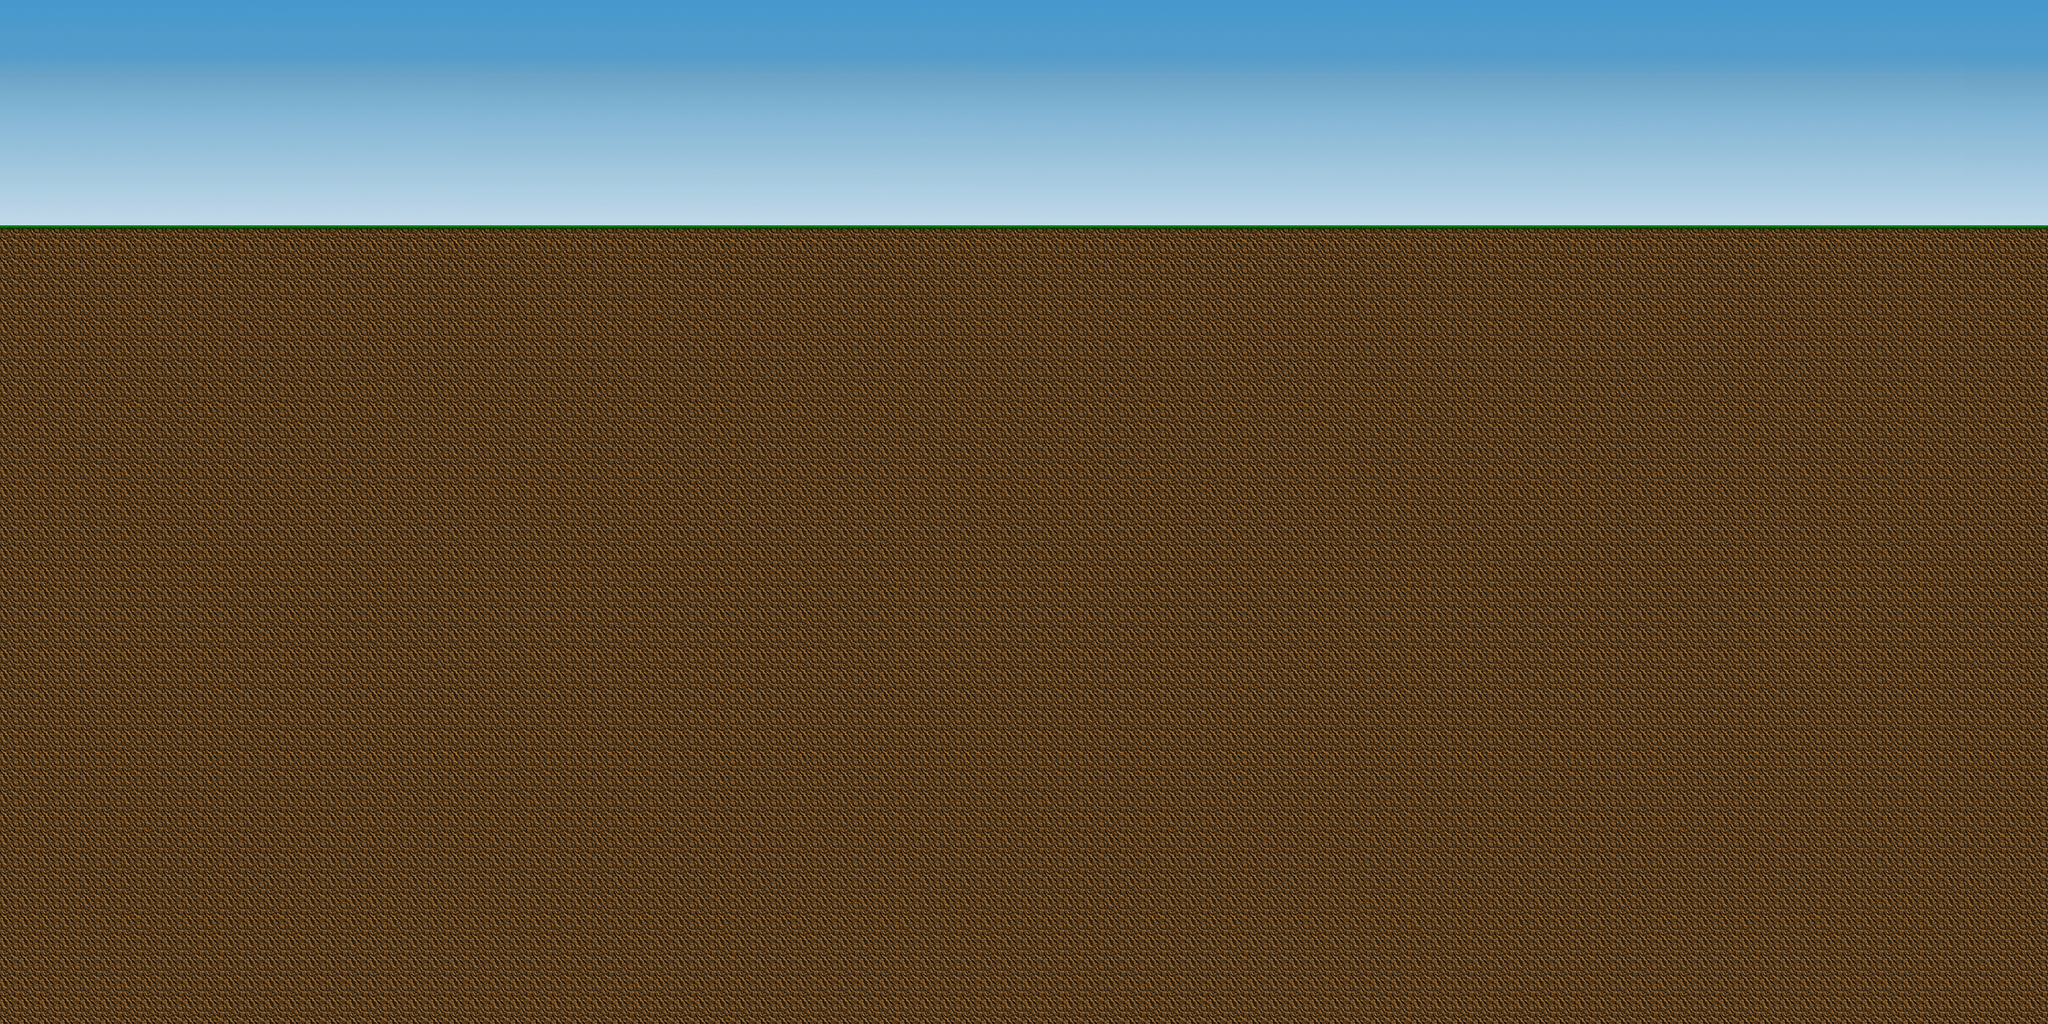

A 2D game scene composited from a Tiled map and its tileset images. What follows is a short description and the map's XML, with each tile layer's data collapsed to a summary:
An orthogonal 100x50 tile map with 32x32 px tiles, 2 tile layers (Background, Tile Layer 2), 1 image layer and 5 objects.

<map version="1.0" orientation="orthogonal" renderorder="right-down" width="100" height="50" tilewidth="32" tileheight="32" nextobjectid="26">
 <tileset firstgid="1" name="breadinator_tileset" tilewidth="32" tileheight="32" tilecount="323" columns="19">
  <image source="breadinator_tileset.png" width="608" height="544" />
 </tileset>
 <imagelayer name="Image Layer 1" offsetx="-64" offsety="-70.1818">
  <image source="skyBackground.png" width="3744" height="480" />
 </imagelayer>
 <layer name="Background" width="100" height="50">
  <data>[5000 cells, 3900 non-empty, 2 distinct tile ids]</data>
 </layer>
 <layer name="Tile Layer 2" width="100" height="50">
  <data>[5000 cells, 0 non-empty, 0 distinct tile ids]</data>
 </layer>
 <objectgroup name="Edges">
  <object id="22" x="0" y="0">
   <polyline points="0,0 0,1600" />
  </object>
  <object id="23" x="0" y="1600">
   <polyline points="0,0 3200,0" />
  </object>
  <object id="24" x="3200" y="1600">
   <polyline points="0,0 0,-1600" />
  </object>
  <object id="25" x="3200" y="0">
   <polyline points="0,0 -3200,0" />
  </object>
 </objectgroup>
 <objectgroup name="GroundLayer">
  <object id="16" x="0" y="352" width="3200" height="32" />
 </objectgroup>
</map>